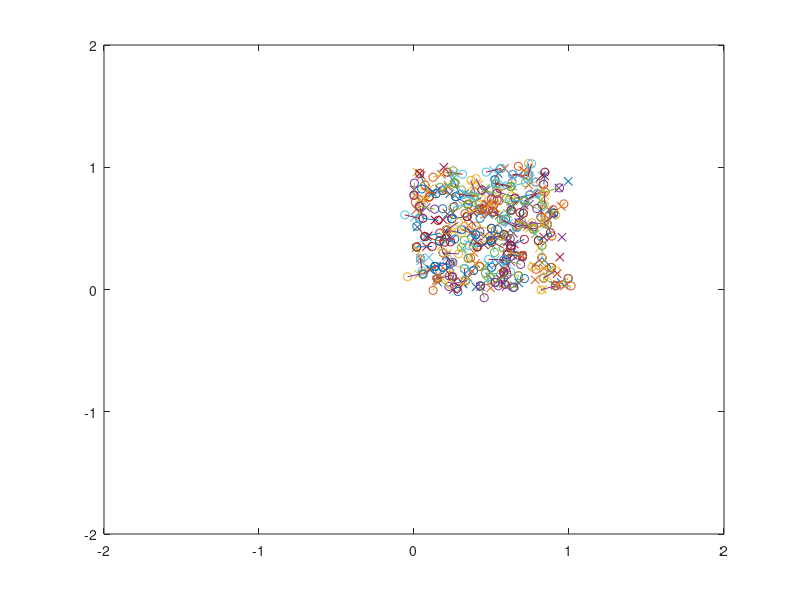

Write MATLAB code to recreate this figure.



k = [0.5, 0.5]; #Start point
lineSize = 0.1; #The length of the line connecting nodes
pointHistory(1,:) = k; #column vector that records all node points
  
 for i =1:199
   q_rx = rand(1); # generating a random node
   q_ry = rand(1);
   
   q = [q_rx, q_ry]; # placing the (x,y) coordinates of the random node in a vector
   
   plot(q_rx,q_ry, "-x"); #plotting the random point ONLY FOR DEBUGGING PURPOSES
   hold on
   
   xlim([-2 2]) #setting the limits of the grid
   ylim([-2 2])
   
   
   if (i == 1) #takes care of first iteration
     
      v = q - k; #gets a vector pointing in the direction from start point K to random node q
  
 
      v_unit = v./norm(v) #creating a unit vector that points in the direction of v
  
      t = v_unit.*lineSize; #scaling the vector with the necessary length "linesize"
      newPoint = k + t; # creates a vector pointing from k to q with length "linesize"
    
   
  
      x = [k(1) newPoint(1)]; #storing the x coordinates of k and newpoint
      y = [k(2) newPoint(2)]; #storing the y coordinates of k and newpoint
      
      scatter(x,y); #plots the points of "x" and "y" as circles on the grid
      hold on #necessary for overlaying the points
      line(x,y) #creates a line connecting k and newpoint using the "x" and "y" vectors
  
  
  #   k = newPoint; might not be needed
      pointHistory(i+1,:) = newPoint; #inserts the new node coordinates into pointHistory
   end
   
   if (i > 1) #takes care of all other 
     
    direction = q - pointHistory; #gets the directional vectors of all node points in "pointHistory" with respect to a new random node q
    
      for m = 1: length(direction) #for loop that calculates the magnitude of each directional vector in "direction" and stores it.
        distance(m,:) = norm(direction(m,:));
      end
      
    [a,b] = min(distance); #after for loop is complete, "a" stores the minimal value in the "distance" vector. "b" stores the index of the minimum value as it appears in the "distance" vector
    #since, "b" is the index of the minimum value and "pointHistory" shares the same indices as "distance", we have now located the nearest node.
   
    v = q - pointHistory(b,:); #gets a vector pointing in the direction from the nearest node to the new random q node
    v_unit = v./norm(v) #creating a unit vector that points in the direction of v
  
    t = v_unit.*lineSize; #scaling the vector with the necessary length "linesize"
    newPoint = pointHistory(b,:) + t; # creates a vector pointing from nearest node to q with length "linesize"
    
   
  
    x = [pointHistory(b,1) newPoint(1)]; #storing the x coordinates of nearest node and newpoint
    y = [pointHistory(b,2) newPoint(2)]; #storing the y coordinates of nearest node and newpoint
    
   scatter(x,y);  #plots the points of "x" and "y" as circles on the grid
   hold on #necessary for overlaying the points
   line(x,y) #creates a line connecting k and newpoint using the "x" and "y" vectors
  
  
 # k = newPoint;
   pointHistory(i+1,:) = newPoint; #inserts the new node coordinates into pointHistory
   end
  
  
  

  
  


 end
  
  

